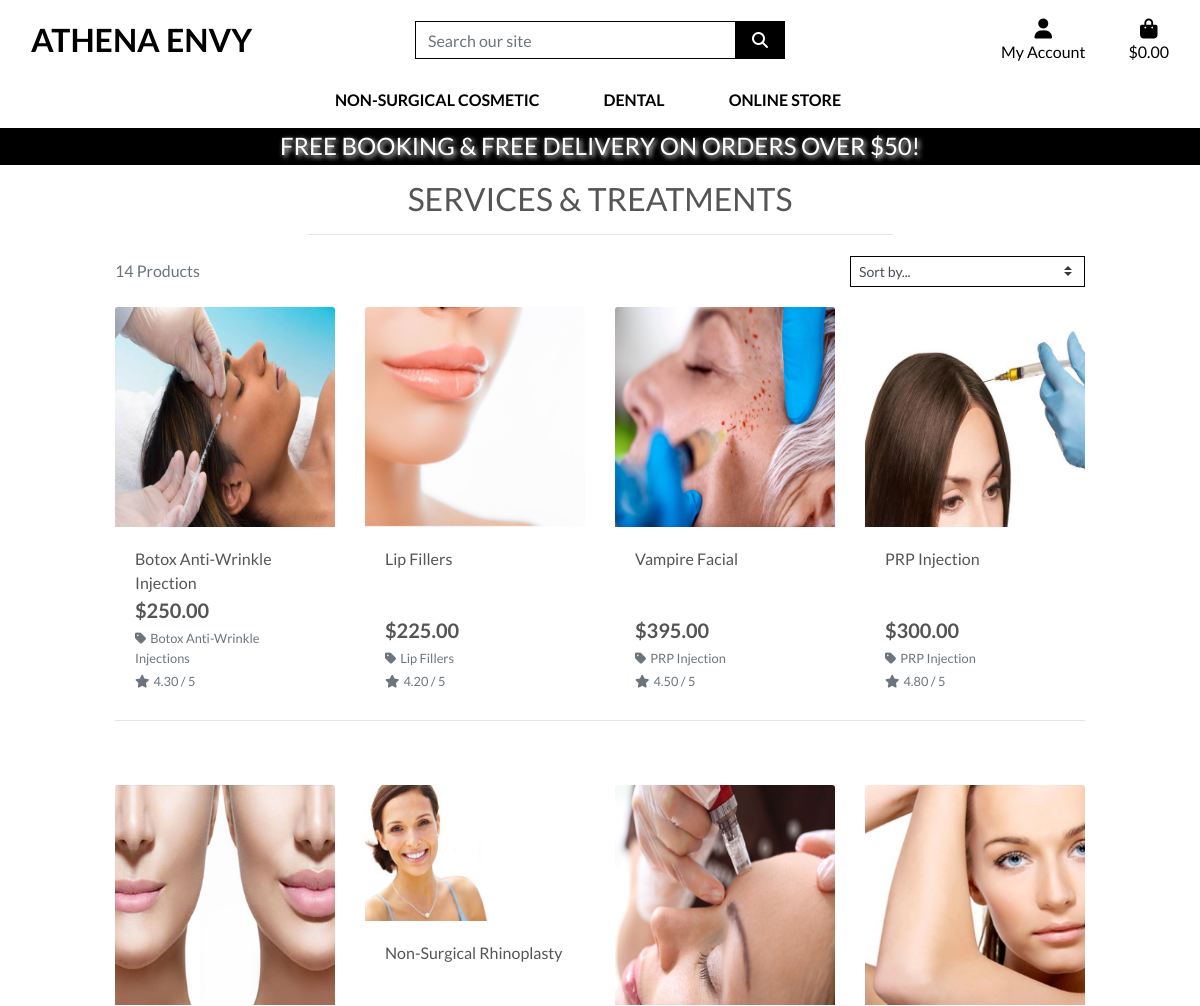
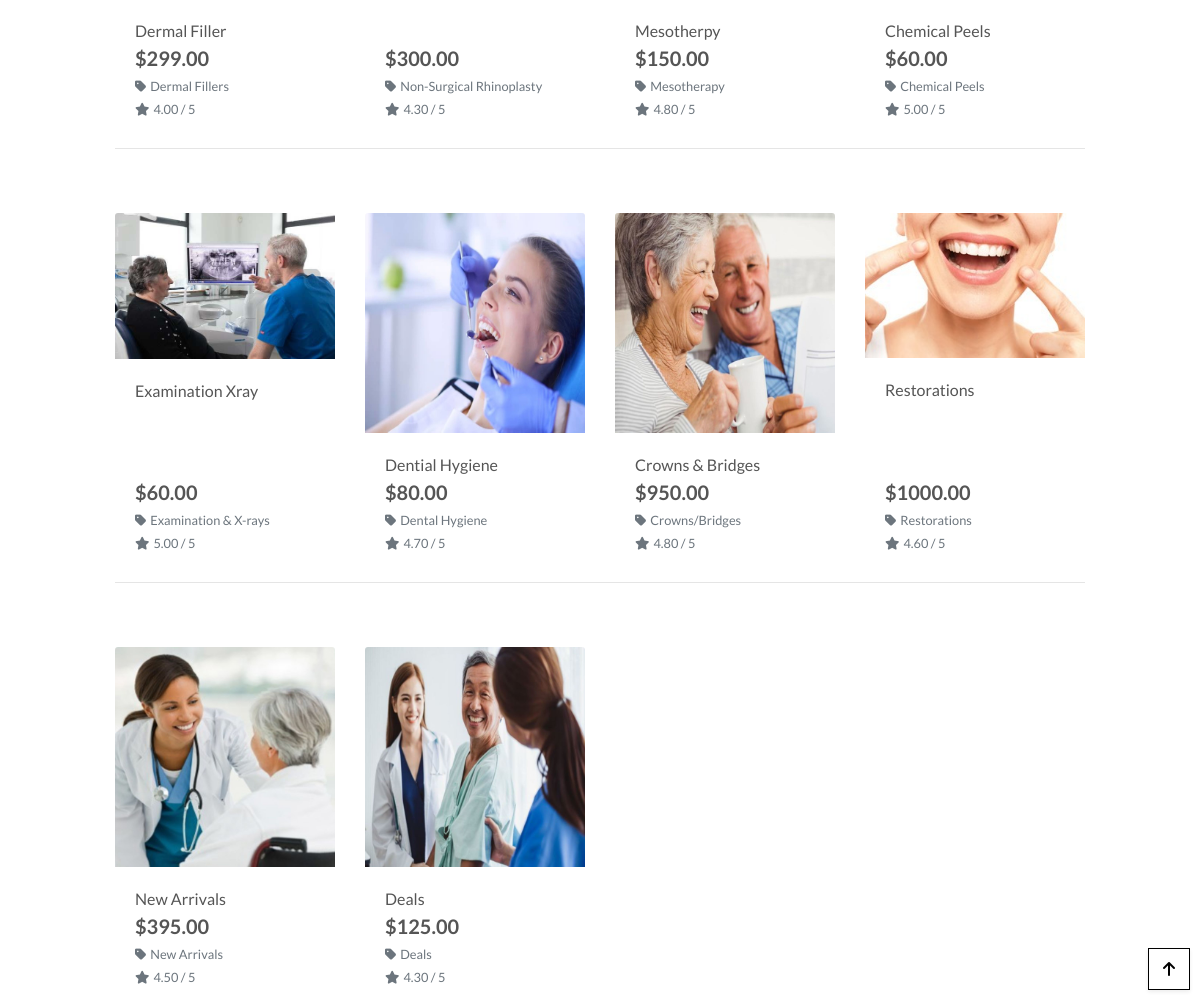
Screenshot of /products/ with the database file from the repository (2 pictures, top to bottom).
### products/models.py (models this page shows, shortened)
class Product(models.Model):
    category = models.ForeignKey('Category', null=True, blank=True, on_delete=models.SET_NULL)
    sku = models.CharField(max_length=254, null=True, blank=True)
    name = models.CharField(max_length=254)
    description = models.TextField()
    price = models.DecimalField(max_digits=6, decimal_places=2)
    rating = models.DecimalField(max_digits=6, decimal_places=2, null=True, blank=True)
    image_url = models.URLField(max_length=1024, null=True, blank=True)
    image = models.ImageField(null=True, blank=True)

class Category(models.Model):
    class Meta:
        verbose_name_plural = 'Categories'
    name = models.CharField(max_length=254)
    friendly_name = models.CharField(max_length=254, null=True, blank=True)

### products/views.py (the view, shortened to what this page needs)
# urls.py: path('', views.all_products, name='products'),
def all_products(request):
    products = Product.objects.all()
    query = None
    categories = None
    sort = None
    direction = None
    current_sorting = f'{sort}_{direction}'
    context = {
        'products': products,
        'search_term': query,
        'current_categories': categories,
        'current_sorting': current_sorting,
    }
    return render(request, 'products/products.html', context)

### bag/contexts.py (called while the page is built, shortened)
def bag_contents(request):
    bag_items = []
    total = 0
    product_count = 0
    bag = request.session.get('bag', {})
    if total < settings.FREE_DELIVERY_THRESHOLD:
        delivery = total * Decimal(settings.STANDARD_DELIVERY_PERCENTAGE / 100)
        free_delivery_delta = settings.FREE_DELIVERY_THRESHOLD - total
    else:
        delivery = 0
        free_delivery_delta = 0
    grand_total = delivery + total
    context = {
        'bag_items': bag_items,
        'total': total,
        'product_count': product_count,
        'delivery': delivery,
        'free_delivery_delta': free_delivery_delta,
        'free_delivery_threshold': settings.FREE_DELIVERY_THRESHOLD,
        'grand_total': grand_total,
    }
    return context

### products/templates/products/products.html (shortened to what this page needs)
{% extends "base.html" %}
{% load static %}
{% block page_header %}
    <div class="container header-container">
    </div>
{% endblock %}
{% block content %}
    <div class="overlay"></div>
    <div class="container-fluid">
        <div class="row">
            <div class="col text-center mt-3">
                <h2 class="logo-font">Services & Treatments</h2>
                <hr class="w-50 mb-1">
            </div>
        </div>
        <div class="row">
            <div class="product-container col-10 offset-1">
                <div class="row mt-1 mb-2">
                    <div class="col-12 col-md-6 my-auto order-md-last d-flex justify-content-center justify-content-md-end">
                        <div class="sort-select-wrapper w-50">
                            <select id="sort-selector" class="custom-select custom-select-sm rounded-0 border border-{% if current_sorting != 'None_None' %}info{% else %}black{% endif %}">
                                <option value="reset" {% if current_sorting == 'None_None' %}selected{% endif %}>Sort by...</option>
                            </select>
                        </div>
                    </div>
                    <div class="col-12 col-md-6 order-md-first">
                        <p class="text-muted mt-3 text-center text-md-left">
                            {{ products|length }} Products{% if search_term %} found for <strong>"{{ search_term }}"</strong>{% endif %}
                        </p>
                    </div>
                </div>
                <div class="row">
                    {% for product in products %}
                        <div class="col-sm-6 col-md-6 col-lg-4 col-xl-3">
                            <div class="card h-100 border-0">
                                {% if product.image %}
                                <a href="{% url 'product_detail' product.id %}">
                                    <img class="card-img-top img-fluid" src="{{ product.image.url }}" alt="{{ product.name }}">
                                </a>
                                {% else %}
                                <a href="{% url 'product_detail' product.id %}">
                                    <img class="card-img-top img-fluid" src="{{ MEDIA_URL }}noimage.png" alt="{{ product.name }}">
                                </a>
                                {% endif %}
                                <div class="card-body pb-0">
                                    <p class="mb-0">{{ product.name }}</p>
                                </div>
                                <div class="card-footer bg-white pt-0 border-0 text-left">
                                    <div class="row">
                                        <div class="col">
                                            <p class="lead mb-0 text-left font-weight-bold">${{ product.price }}</p>
                                            {% if product.category %}
                                            <p class="small mt-1 mb-0">
                                                <a class="text-muted" href="{% url 'products' %}?category={{ product.category.name }}">
                                                    <i class="fas fa-tag mr-1"></i>{{ product.category.friendly_name }}
                                                </a>
                                            </p>
                                            {% endif %}
                                            {% if product.rating %}
                                                <small class="text-muted"><i class="fas fa-star mr-1"></i>{{ product.rating }} / 5</small>
                                            {% else %}
                                                <small class="text-muted">No Rating</small>
                                            {% endif %}
                                        </div>
                                    </div>
                                </div>
                            </div>
                        </div>
                        {% if forloop.counter|divisibleby:4 %}
                            <div class="col-12 d-none d-xl-block mb-5">
                                <hr>
                            </div>
                        {% endif %}
                    {% endfor %}
                </div>
            </div>
        </div>
    </div>
    <div class="btt-button shadow-sm rounded-0 border border-black">
        <a class="btt-link d-flex h-100">
            <i class="fas fa-arrow-up text-black mx-auto my-auto"></i>
        </a>
    </div>
{% endblock %}

### templates/base.html (shortened to what this page needs)
{% load static %}
<!doctype html>
<html lang="en">
  <head>
    {% block corecss %}
        <link rel="stylesheet" href="https://stackpath.bootstrapcdn.com/bootstrap/4.5.2/css/bootstrap.min.css">
        <link rel="stylesheet" href="{% static 'css/base.css' %}">
    {% endblock %}
  </head>
    <body>
     <header class="container-fluid fixed-top">
        <div id="topnav" class="row bg-white pt-lg-2 d-none d-lg-flex">
            <div class="col-12 col-lg-4 my-auto py-1 py-lg-0 text-center text-lg-left">
                <a href="{% url 'home' %}" class="nav-link main-logo-link">
                    <h2 class="logo-font text-black my-0"><strong>Athena Envy</strong></h2>
                </a>
            </div>
            <div class="col-12 col-lg-4 my-auto py-1 py-lg-0">
                <form method="GET" action="">
                    <div class="input-group w-100">
                        <input class="form-control border border-black rounded-0" type="text" name="q" placeholder="Search our site">
                        <div class="input-group-append">
                            <button class="form-control btn btn-black border border-black rounded-0" type="submit">
                                <span class="icon">
                                    <i class="fas fa-search"></i>
                                </span>
                            </button>
                        </div>
                    </div>
                </form>
            </div>
            <div class="col-12 col-lg-4 my-auto py-1 py-lg-0">
                <ul class="list-inline list-unstyled text-center text-lg-right my-0">
                    <li class="list-inline-item dropdown">
                        <a class="text-black nav-link" href="#" id="user-options" data-toggle="dropdown" aria-haspopup="true" aria-expanded="false">
                            <div class="text-center">
                                <div><i class="fas fa-user fa-lg"></i></div>
                                <p class="my-0">My Account</p>
                            </div>
                        </a>
                    </li>
                    <li class="list-inline-item">
                        <a class="{% if grand_total %}text-info font-weight-bold{% else %}text-black{% endif %} nav-link" href="{% url 'view_bag' %}">
                            <div class="text-center">
                                <div><i class="fas fa-shopping-bag fa-lg"></i></div>
                                <p class="my-0">
                                    {% if grand_total %}
                                        ${{ grand_total|floatformat:2 }}
                                    {% else %}
                                        $0.00
                                    {% endif %}
                                </p>
                            </div>
                        </a>
                    </li>
                </ul>
            </div>
        </div>
        <div class="row bg-white">
            <nav class="navbar navbar-expand-lg navbar-light w-100">
                {% include 'includes/main-nav.html' %}
            </nav>
        </div>
        <div id="delivery-banner" class="row text-center">
            <div class="col bg-black text-white">
                <h4 class="logo-font my-1">FREE BOOKING & Free delivery on orders over ${{ free_delivery_threshold }}!</h4>
            </div>
        </div>
    </header>
        {% block page_header %}
        {% endblock %}
        {% block content %}
        {% endblock %}
    </body>
</html>

### templates/includes/main-nav.html (shortened to what this page needs)
<div class="collapse navbar-collapse" id="main-nav">
    <ul class="navbar-nav w-auto mx-auto">
        <li class="nav-item dropdown">
            <a class="logo-font font-weight-bold nav-link text-black mr-5" href="#" id="non_surgical-link" data-toggle="dropdown" aria-haspopup="true" aria-expanded="false">
               Non-Surgical Cosmetic
            </a>
        </li>
        <li class="nav-item dropdown">
            <a class="logo-font font-weight-bold nav-link text-black mr-5" href="#" id="dental-link" data-toggle="dropdown" aria-haspopup="true" aria-expanded="false">
                Dental
            </a>
        </li>
        <li class="nav-item dropdown">
            <a class="logo-font font-weight-bold nav-link text-black mr-5" href="#" id="online_store-link" data-toggle="dropdown" aria-haspopup="true" aria-expanded="false">
                Online Store
            </a>
        </li>
    </ul>
</div>

### static/css/base.css (style rules this page uses)
html { height: 100%; }
body { background: url('/media/header.jpg') no-repeat center center fixed; background-size: cover; height: calc(100vh - 164px); color: #555; font-family: 'Lato'; }
.icon { align-items: center; display: inline-flex; justify-content: center; height: 1.5rem; width: 1.5rem; }
.logo-font { text-transform: uppercase; text-shadow: 2px 2px 5px white; }
.main-logo-link { width: fit-content; }
.btn-black { background: black; color: white; }
.text-black { color: #000 !important; }
.border-black { border: 1px solid black !important; }
.bg-black { background: #000 !important; }
.overlay { height: 100%; width: 100%; top: 0; left: 0; position: fixed; background: white; z-index: -1; }
.btt-button { height: 42px; width: 42px; position: fixed; bottom: 10px; right: 10px; }
.btt-link, .update-link, .remove-item { cursor: pointer; }
@media (min-width: 1200px) { .container { max-width: 80%; } }
@media (min-width: 992px) { .header-container { padding-top: 164px; } }

### rows the page displays
Product: image (picture), name "Botox Anti-Wrinkle Injection", price "250.00", category.friendly_name "Botox Anti-Wrinkle Injections", rating "4.30"
Product: image (picture), name "Lip Fillers", price "225.00", category.friendly_name "Lip Fillers", rating "4.20"
Product: image (picture), name "Vampire Facial", price "395.00", category.friendly_name "PRP Injection", rating "4.50"
Product: image (picture), name "PRP Injection", price "300.00", category.friendly_name "PRP Injection", rating "4.80"
Product: image (picture), name "Dermal Filler", price "299.00", category.friendly_name "Dermal Fillers", rating "4.00"
Product: image (picture), name "Non-Surgical Rhinoplasty", price "300.00", category.friendly_name "Non-Surgical Rhinoplasty", rating "4.30"
Product: image (picture), name "Mesotherpy", price "150.00", category.friendly_name "Mesotherapy", rating "4.80"
Product: image (picture), name "Chemical Peels", price "60.00", category.friendly_name "Chemical Peels", rating "5.00"
Product: image (picture), name "Examination Xray", price "60.00", category.friendly_name "Examination & X-rays", rating "5.00"
Product: image (picture), name "Dential Hygiene", price "80.00", category.friendly_name "Dental Hygiene", rating "4.70"
Product: image (picture), name "Crowns & Bridges", price "950.00", category.friendly_name "Crowns/Bridges", rating "4.80"
Product: image (picture), name "Restorations", price "1000.00", category.friendly_name "Restorations", rating "4.60"
Product: image (picture), name "New Arrivals", price "395.00", category.friendly_name "New Arrivals", rating "4.50"
Product: image (picture), name "Deals", price "125.00", category.friendly_name "Deals", rating "4.30"

### other values shown
{{ free_delivery_threshold }} "50"
{{ products|length }} "14"
